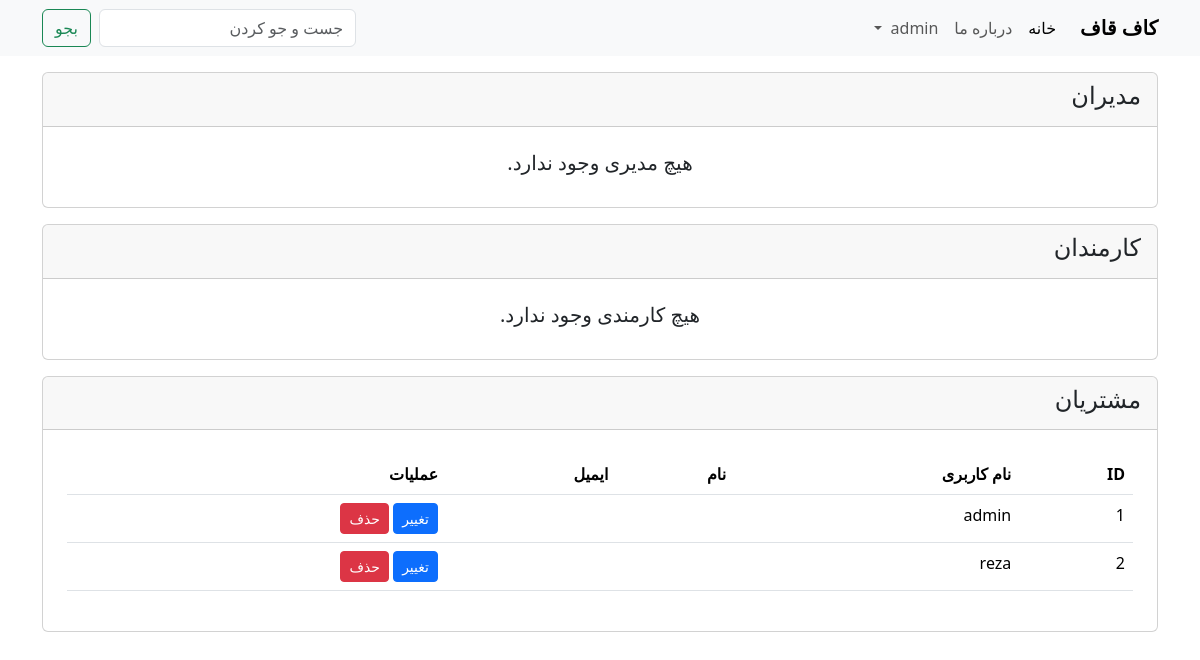
The app's page /dashboard/users/ (signed in), older data.
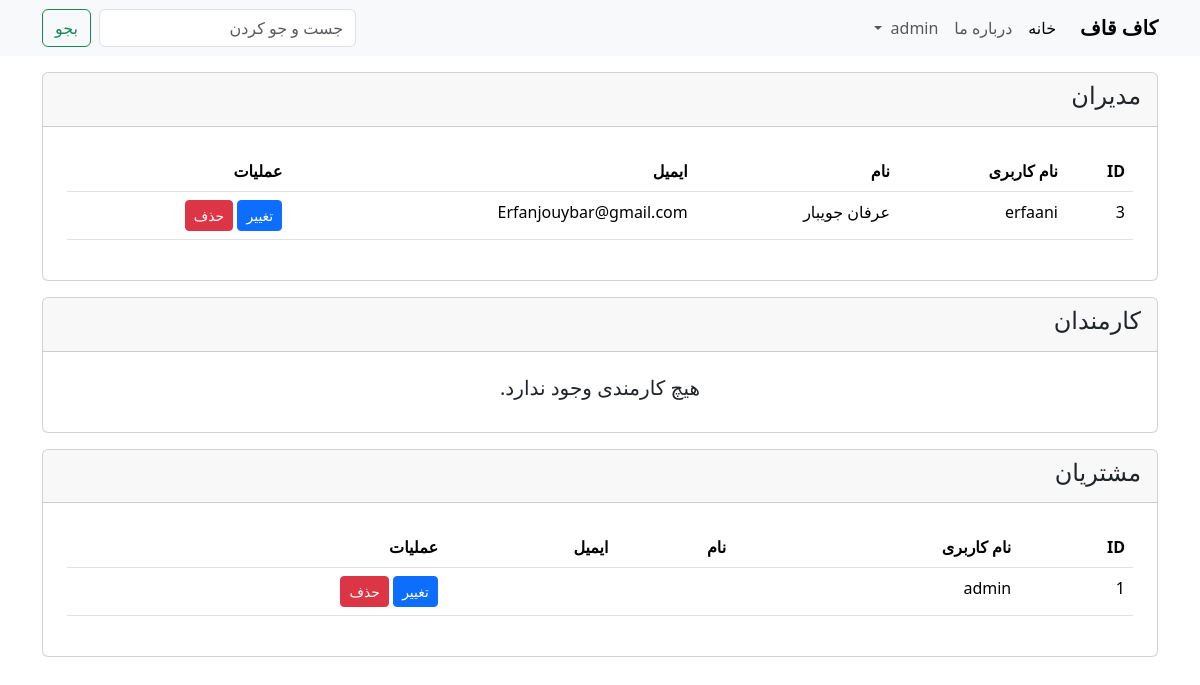
The same page, newer data.
### account/models.py (models this page shows, shortened)
class User(AbstractUser):
    user_types = [
        ('manager', 'Manager'),
        ('employee', 'Employee'),
        ('normal', 'Normal User'),
    ]
    phone_number = models.CharField(max_length=15, blank=True, null=True)
    type = models.CharField(max_length=10, choices=user_types, default='normal')

### dashboard/views.py (the view)
# urls.py: path("users/", users_view, name="user_management"),
@login_required
def users_view(request):
    managers = User.objects.filter(type='manager')
    employees = User.objects.filter(type='employee')
    normals = User.objects.filter(type='normal')
    return render(
        request,
         "users.html",
          {"managers": managers,
           "employees": employees,
           "normals": normals
           })

### dashboard/templates/users.html (shortened to what this page needs)
{% extends "base.html" %}
{% block content %}
    <section class="card mt-3">
        <div class="card-header">
            <h4>مدیران</h4>
        </div>
        <div class="card-body p-4">
            {% if managers %}
            	<table class="table">
                <thead>
                <tr>
                    <th>ID</th>
                    <th>نام کاربری</th>
                    <th>نام</th>
                    <th>ایمیل</th>
                    <th>عملیات</th>
                </tr>
                </thead>
                <tbody>
                {% for manager in managers %}
                    <tr>
                        <td>{{ manager.id }}</td>
                        <td>{{ manager.username }}</td>
                        <td>{{ manager.first_name }} {{ manager.last_name }}</td>
                        <td>{{ manager.email }}</td>
                        <td>
                            <a class="btn btn-primary btn-sm" href="{% url 'change_user' manager.id %}">تغییر</a>
                            <a class="btn btn-danger btn-sm" href="{% url 'delete_user' manager.id %}">حذف</a>
                        </td>
                    </tr>
                {% endfor %}
                </tbody>
            </table>
            {% else %}
                <h5 class="text-center">هیچ مدیری وجود ندارد.</h5>
            {% endif %}
        </div>
    </section>
    <section class="card mt-3">
        <div class="card-header">
            <h4>کارمندان</h4>
        </div>
        <div class="card-body p-4">
            {% if employees %}
                <table class="table">
                    <thead>
                    <tr>
                        <th>ID</th>
                        <th>نام کاربری</th>
                        <th>نام</th>
                        <th>مسئولیت</th>
                        <th>ایمیل</th>
                        <th>عملیات</th>
                    </tr>
                    </thead>
                    <tbody>
                    {% for e in employees %}
                        <tr>
                            <td>{{ e.id }}</td>
                            <td>{{ e.username }}</td>
                            <td>{{ e.first_name }} {{ e.last_name }}</td>
                            <td>{{ e.email }}</td>
                            <td>
                                <a class="btn btn-primary btn-sm" href="{% url 'change_user' e.id %}">تغییر</a>
                                <a class="btn btn-danger btn-sm" href="{% url 'delete_user' e.id %}">حذف</a>
                            </td>
                        </tr>
                    {% endfor %}
                    </tbody>
                </table>
            {% else %}
                <h5 class="text-center">هیچ کارمندی وجود ندارد.</h5>
            {% endif %}
        </div>
    </section>
    <section class="card mt-3">
        <div class="card-header">
            <h4>مشتریان</h4>
        </div>
        <div class="card-body p-4">
            {% if normals %}
            <table class="table">
                <thead>
                <tr>
                    <th>ID</th>
                    <th>نام کاربری</th>
                    <th>نام</th>
                    <th>ایمیل</th>
                    <th>عملیات</th>
                </tr>
                </thead>
                <tbody>
                {% for n in normals %}
                    <tr>
                        <td>{{ n.id }}</td>
                        <td>{{ n.username }}</td>
                        <td>{{ n.first_name }} {{ n.last_name }}</td>
                        <td>{{ n.email }}</td>
                        <td>
                            <a class="btn btn-primary btn-sm" href="{% url 'change_user' n.id %}">تغییر</a>
                            <a class="btn btn-danger btn-sm" href="{% url 'delete_user' n.id %}">حذف</a>
                        </td>
                    </tr>
                {% endfor %}
                </tbody>
            </table>
            {% else %}
                <h5 class="text-center">هیچ مشتری وجود ندارد.</h5>
            {% endif %}
        </div>
    </section>
{% endblock content %}

### templates/base.html (shortened to what this page needs)
<!DOCTYPE html>
<html lang="per" dir="rtl">
  <head>
    <link rel="stylesheet" href="https://cdn.jsdelivr.net/npm/bootstrap@5.3.2/dist/css/bootstrap.rtl.min.css">
  </head>
  <body>
    <nav class="navbar navbar-expand-lg bg-body-tertiary">
      <div class="container">
        <a class="navbar-brand fw-bolder" href="{% url 'home' %}">کاف قاف</a>
        <div class="collapse navbar-collapse" id="navbarSupportedContent">
          <ul class="navbar-nav me-auto mb-2 mb-lg-0">
            <li class="nav-item">
              <a class="nav-link active" aria-current="page" href="{% url 'home' %}">خانه</a>
            </li>
            <li class="nav-item">
              <a class="nav-link" href="#">درباره ما</a>
            </li>
            {% if request.user.is_authenticated %}
            <li class="nav-item dropdown">
              <a class="nav-link dropdown-toggle" href="#" role="button" data-bs-toggle="dropdown" aria-expanded="false">
              </a>
            </li>
          {% endif %}
        </ul>
        <form class="d-flex" role="search">
          <input class="form-control me-2" type="search" placeholder="جست و جو کردن" aria-label="Search">
          <button class="btn btn-outline-success" type="submit">بجو</button>
        </form>
        </div>
      </div>
    </nav>
    <div class="container">
      {% block content %}
      {% endblock %}
    </div>
  </body>
</html>

Row changes from the older to the newer data that the page shows:
removed User: id "2", username "reza", shown under "مشتریان"
added User: id "3", username "erfaani", first_name "عرفان", last_name "جویبار", email "Erfanjouybar@gmail.com", shown under "مدیران"
Text that changed along with them:
text no longer shown: "هیچ مدیری وجود ندارد."
text now shown: "ID نام کاربری نام ایمیل عملیات"
